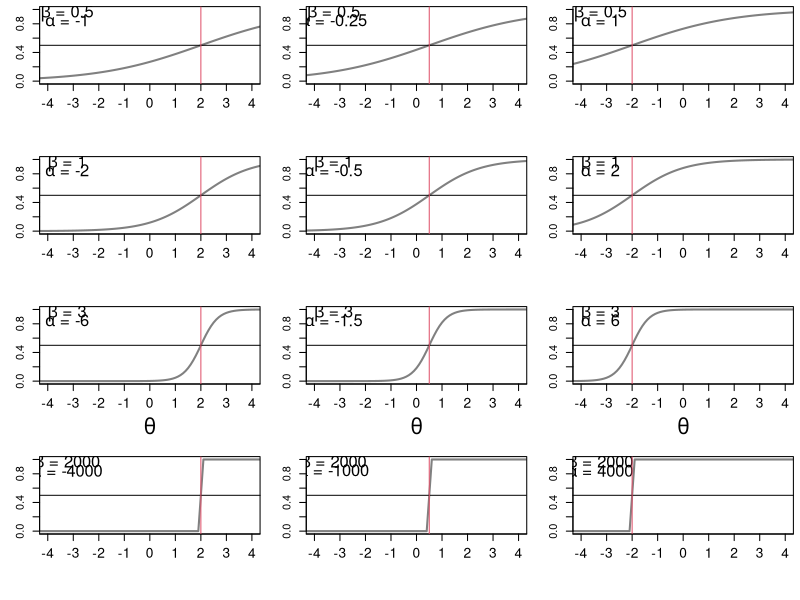

Source code (R):
## RSTAN_Demo_Measurement_logit_transformation_latent_variable.R
##########################################################################
## INSTRUCTOR: Christopher Fariss
## COURSE NAME: Programming and Simulation Methods for Computational Social Science (2W)
## University of Essex Summer School 2024
##
## Date: 2024-07-22
##
## Please e-mail me if you find any errors or have and suggestions (either email is fine)
## e-mail: cjf0006@gmail.com
## e-mail: cjfariss@umich.edu
##
##########################################################################
##
## Introduction to tutorial:
##
## Think about a latent variable model without actually running one.
##
## This program is a visual look at the relationship between values along a fixed sequence that represents the distribution of the latent variable and its relationship to binary variables that are equally likely (50%-50% change).
##
## In the IRT framework, there is a latent trait theta_i.
##
## Where the subscript i = 1,... ,N indicates multiple units.
##
## y_ik is the observed value for item k for unit i.
##
## For each item alpha_k and beta_k are also estimated.
##
## alpha_k continues to act as "difficulty" parameters, or threshold that benchmarks how likely an indicator is to be observed relative to the values of the latent trait.
##
## In this formulation, this is analogous to an intercept in a traditional logistic regression model.
##
## beta_k, often referred to as the "discrimination" parameters and is the analogue of a slope coefficient.
##
##########################################################################

## make theta a deterministic sequence (we will use each value below to calculate a range of probabilities as a function of these values and the item-discrimination and item-difficulty parameters)
theta <- seq(-5,5,.1)
n <- length(theta)

## set strength of relationship (i.e., the item discrimination)
##
## try setting this value to an positive real number
##
## as beta increases the logit curve will converge towards a set function
##
## the step function will reside over the inflection point of the logit curve
##
## the inflection point is always -(alpha/beta)
##
## because of this identity, we have to expand the intercepts below by a factor of beta
##
## the expansion below is necessary to fix the curve over the range of the standard normal density set for x above
##
#beta <- .1
#beta <- .5
#beta <- 1
#beta <- 2
#beta <- 3
#beta <- 4
#beta <- 5
#beta <- 10
#beta <- 100
#beta <- 1000
#beta <- 10000
##
## as beta approach infinity, the value along x becomes perfectly predictive of the y variables
##
#beta <- 100000


## set beta here (pick three values for beta, the item discrimination parameter)
beta <- c(.5,1,3,2000)

par(mfrow=c(4,3), mar=c(5,3,.5,.5))
for(j in 1:length(beta)){
    ## set intercepts * an expansion factor, which is the item discrimination from above
    ## values correspond exactly to the position along the standard normal x variable
    ## specifically, these are the position along x at which point at which Pr(y=1)=.5
    alpha <- beta[j]*c(-2,-.5,2)
    
    # linear terms of the model
    # transform the linear xb terms using the logit function into a probability
    xb <- p <- y <- matrix(NA, nrow=n, ncol=length(alpha))
    for(i in 1:length(alpha)){
        xb[,i] <- alpha[i] + beta[j] * theta
        p[,i] <- 1 / (1 + exp(-xb[,i]))
        y[,i] <- rbinom(n, size=1, prob=p[,i])
    }
    
    for(i in 1:length(alpha)){
        ## graph theta values along the the x-axis
        ## x values are projected onto the probability of y using the inverse logit function of xb
        plot(theta, p[,i], xlim=c(-4.0,4.0), ylim=c(0,1), xaxt="n", xlab="", type="l", lwd=2, col=grey(.5), ylab="")
        if(j==3)mtext(side=1, expression(theta), cex=1.25, line=3)
        if(i==1)mtext(side=2, expression("Probability Y=1"), cex=1.25, line=3)
        A <- alpha[i]
        B <- beta[j]
        text(-3.25,.95, substitute(paste(beta, " = ", B), list(B = B)), cex=1.5)
        text(-3.25,.85, substitute(paste(alpha, " = ", A), list(A = A)), cex=1.5)
        axis(side=1, at=-5:5, cex.axis=1.25)
        abline(h=0.5)
        abline(v=-(alpha[i]/beta[j]), col=2)
        #abline(v=-((alpha[i]+log(2.75))/beta[j]), col=2, lwd=.5, lty=2)
        #abline(v=-((alpha[i]-log(2.75))/beta[j]), col=2, lwd=.5, lty=2)
    }
}



